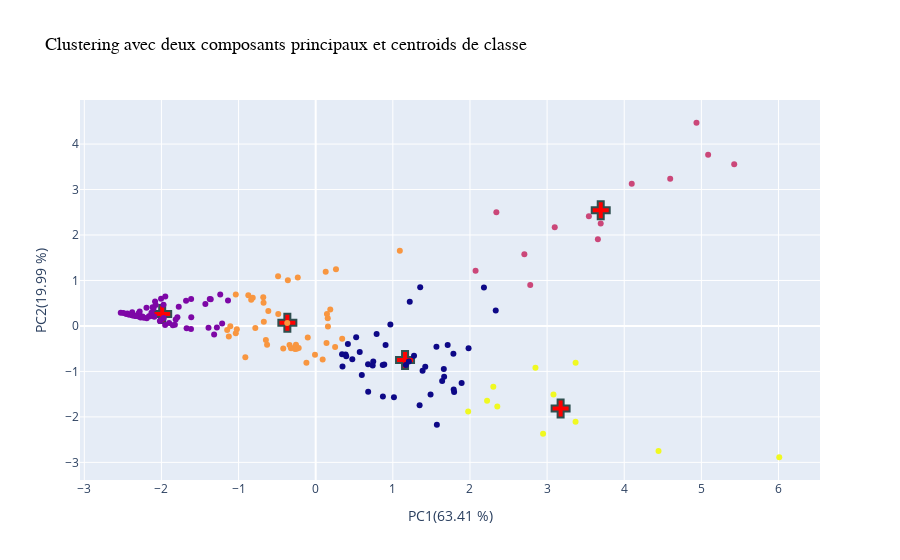

This figure's notebook cell:
### Markdown cell above
# 10. Représentation graphique des clusters avec deux composants et centroids de classe

### Code cell
columns_name = ['principal component 1','principal component 2']
# passage des pays en données de type series
country = pd.Series(data= country)


# Création d'un df pour les composantes priinciaples choisies
X_graph_proj = pd.DataFrame(data= X_graph_proj, columns= ['principal component 1','principal component 2'])

# MOdification du df final avec cluster en appliquant la méthode des composantes princiaples
cluster_final_df = pd.concat([X_graph_proj, country], axis = 1)



nb_cluster = 5

kmeans_1 = KMeans(n_clusters=nb_cluster)
predictions = kmeans_1.fit_predict(X_graph_proj)

# Création de la fonction qui rempli le df des centroids pour chaque cluster
def create_centroid_tab(kmeans,columns_n):
    centroid_tab_names = []
    for i in range(1,nb_cluster + 1):
        centroid_names = 'group centroid ' + str(i)
        centroids_coordinates = kmeans_1.cluster_centers_
        centroid_tab_names.append(centroid_names)
    columns_centroids = np.array(columns_n)
    centroid_tab = pd.DataFrame(columns= columns_centroids, data= centroids_coordinates)
    centroid_tab['Nom du centoid'] = centroid_tab_names
    return centroid_tab


centroid_tab = create_centroid_tab(kmeans_1,columns_name)

# Création du graphique qui affiche les composantes principale (cluster en couleur) et leur centroids (croix)
def draw_clusters_centroids(biased_dataset,centroid_tab, predictions,scree):

    clustered = pd.concat([biased_dataset, pd.DataFrame({'group':predictions+1})], axis=1)
    fig = go.Figure()

    fig.add_trace(go.Scatter(x = centroid_tab['principal component 1'],
                        y = centroid_tab['principal component 2'],
                        mode= 'markers',
                        text = centroid_tab['Nom du centoid'],
                        marker_color = 'red',
                        ))
    fig.update_traces(
    marker=dict(size=15, symbol="cross", line=dict(width=2, color="DarkSlateGrey")),
    selector=dict(mode="markers"),
)

    fig.add_trace(go.Scatter(x = clustered['principal component 1'],
                                y = clustered['principal component 2'],
                                marker = dict(color = ["orange", "red", "green", "blue"]),
                                mode= 'markers',
                                marker_color = clustered['group'],
                                text ='Group :' + clustered['group'].astype(str)  +'<br>Pays : ' + clustered['Pays'],
                                ))
    fig.update_layout(showlegend = False,
                    title = 'Clustering avec deux composants principaux et centroids de classe',
                    title_font = dict(family ="Courier New, monospace",
                                        size = 18,
                                        color = 'black'),
                    xaxis_title='PC1('+str(scree[0])+' %)', yaxis_title='PC2('+str(scree[1])+' %)')

    fig.show()
    return clustered

cluster_final_df = draw_clusters_centroids(cluster_final_df,centroid_tab, predictions,scree)

### Figure 1 — Plotly figure (JSON) as saved in the notebook; plotly's stock layout.template omitted (floating-point values rounded to 4 significant figures; data arrays with more than 128 entries replaced by an {"elided": "..."} marker saying what was removed)
{"data": [{"marker": {"color": "red", "line": {"color": "DarkSlateGrey", "width": 2}, "size": 15, "symbol": "cross"}, "mode": "markers", "text": ["group centroid 1", "group centroid 2", "group centroid 3", "group centroid 4", "group centroid 5"], "type": "scatter", "x": [1.158, -1.99, 3.695, -0.3676, 3.175], "y": [-0.7511, 0.2642, 2.545, 0.07095, -1.817]}, {"marker": {"color": {"elided": "168 int values"}}, "mode": "markers", "text": {"elided": "168 str values"}, "type": "scatter", "x": {"elided": "168 float values"}, "y": {"elided": "168 float values"}}], "layout": {"showlegend": false, "title": {"font": {"color": "black", "family": "Courier New, monospace", "size": 18}, "text": "Clustering avec deux composants principaux et centroids de classe"}, "xaxis": {"title": {"text": "PC1(63.41 %)"}}, "yaxis": {"title": {"text": "PC2(19.99 %)"}}}}
